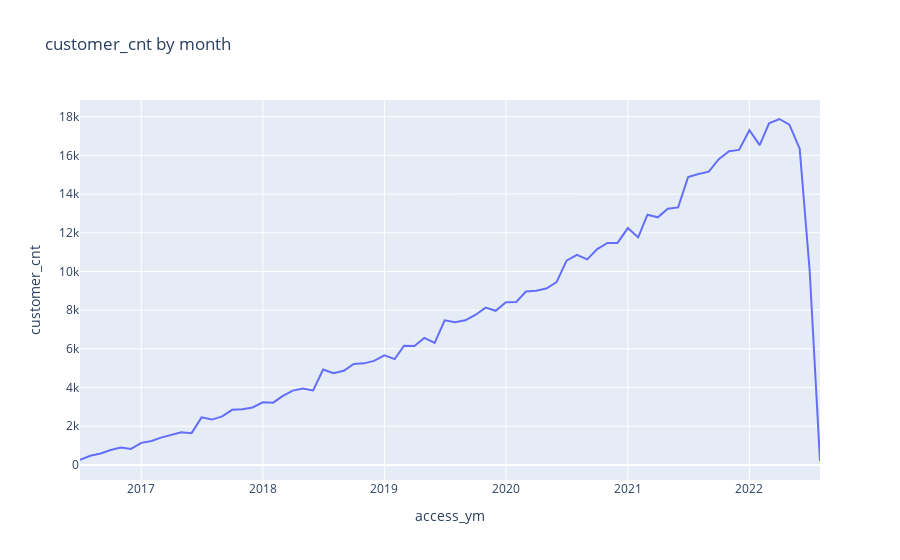

The notebook cell this image was saved under:
### Code cell
fig = px.line(customer_cnt__month_trend, x="access_ym", y="customer_cnt", title='customer_cnt by month')
fig.show()

### Figure 1 — Plotly figure (JSON) as saved in the notebook; plotly's stock layout.template omitted (floating-point values rounded to 4 significant figures)
{"data": [{"hovertemplate": "access_ym=%{x}<br>customer_cnt=%{y}<extra></extra>", "legendgroup": "", "line": {"color": "#636efa", "dash": "solid"}, "marker": {"symbol": "circle"}, "mode": "lines", "name": "", "orientation": "v", "showlegend": false, "type": "scatter", "x": ["2016-07", "2016-08", "2016-09", "2016-10", "2016-11", "2016-12", "2017-01", "2017-02", "2017-03", "2017-04", "2017-05", "2017-06", "2017-07", "2017-08", "2017-09", "2017-10", "2017-11", "2017-12", "2018-01", "2018-02", "2018-03", "2018-04", "2018-05", "2018-06", "2018-07", "2018-08", "2018-09", "2018-10", "2018-11", "2018-12", "2019-01", "2019-02", "2019-03", "2019-04", "2019-05", "2019-06", "2019-07", "2019-08", "2019-09", "2019-10", "2019-11", "2019-12", "2020-01", "2020-02", "2020-03", "2020-04", "2020-05", "2020-06", "2020-07", "2020-08", "2020-09", "2020-10", "2020-11", "2020-12", "2021-01", "2021-02", "2021-03", "2021-04", "2021-05", "2021-06", "2021-07", "2021-08", "2021-09", "2021-10", "2021-11", "2021-12", "2022-01", "2022-02", "2022-03", "2022-04", "2022-05", "2022-06", "2022-07", "2022-08"], "xaxis": "x", "y": [260, 470, 589, 769, 901, 826, 1140, 1233, 1408, 1548, 1692, 1641, 2456, 2342, 2508, 2846, 2875, 2969, 3235, 3218, 3557, 3840, 3951, 3847, 4931, 4734, 4864, 5220, 5248, 5377, 5666, 5469, 6162, 6144, 6564, 6302, 7473, 7376, 7473, 7749, 8127, 7965, 8403, 8420, 8960, 8999, 9119, 9451, 10556, 10857, 10623, 11158, 11474, 11475, 12240, 11765, 12931, 12798, 13241, 13309, 14880, 15037, 15158, 15803, 16218, 16281, 17297, 16528, 17656, 17880, 17585, 16343, 10021, 201], "yaxis": "y"}], "layout": {"legend": {"tracegroupgap": 0}, "title": {"text": "customer_cnt by month"}, "xaxis": {"anchor": "y", "domain": [0, 1], "title": {"text": "access_ym"}}, "yaxis": {"anchor": "x", "domain": [0, 1], "title": {"text": "customer_cnt"}}}}
